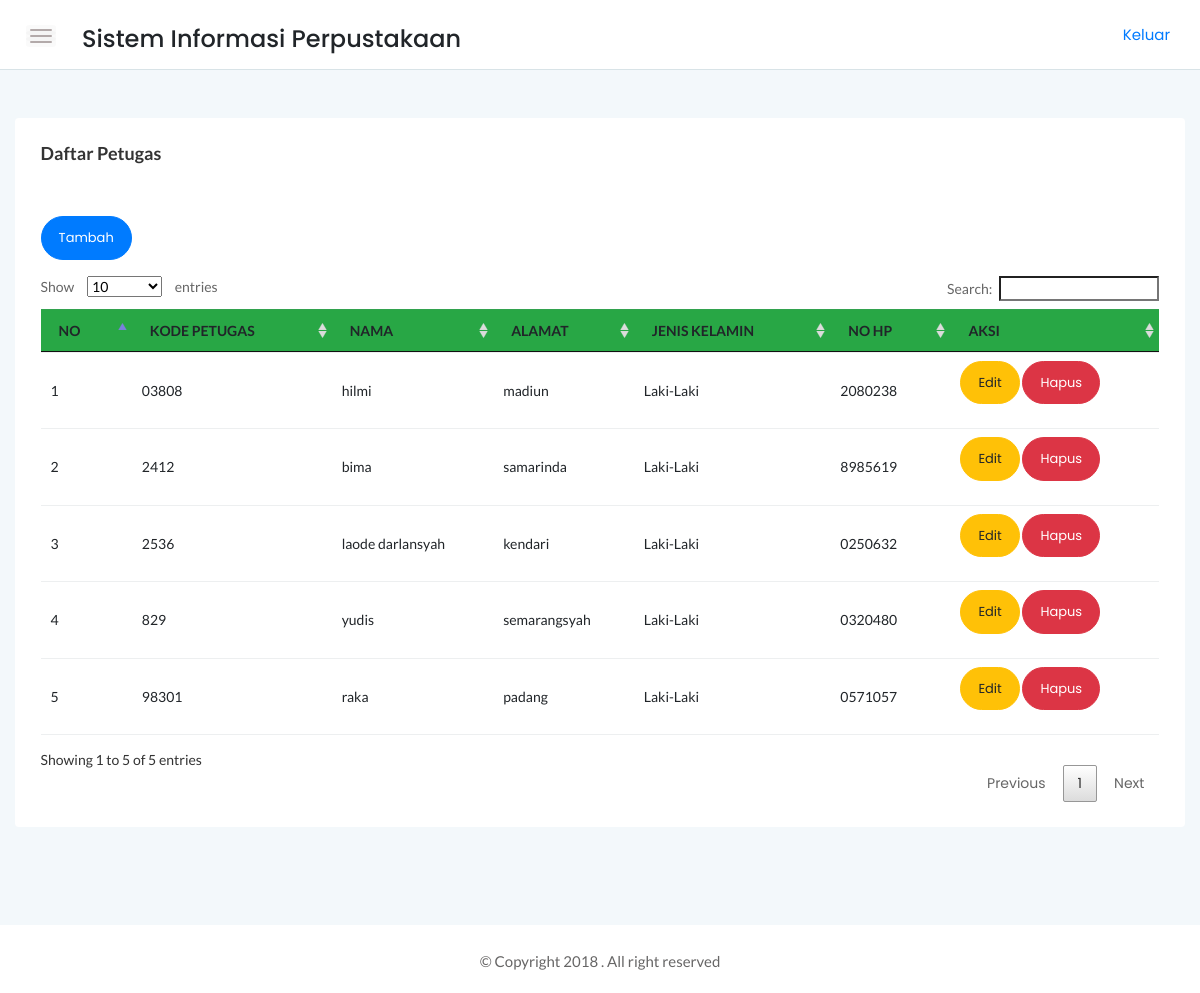
Page /srtdash/app/petugas/petugas.php (signed in) on the committed database.
### tables this page shows
CREATE TABLE `petugas` (
  `kode_petugas` char(20) NOT NULL,
  `nama` varchar(50) NOT NULL,
  `alamat` varchar(100) NOT NULL,
  `jl` enum('Laki-Laki','Perempuan') NOT NULL,
  `no_hp` char(13) NOT NULL,
  `user` varchar(20) NOT NULL,
  `pass` varchar(255) NOT NULL
);

### srtdash/function/functions.php (called while the page is built, shortened)
<?php
$link = mysqli_connect("localhost","root","", "perpustakaan");
function tampil($query){
global $link;
$result = mysqli_query($link,$query);
while ($row = mysqli_fetch_assoc($result)){
    $rows[] = $row;
}
return $rows;
}
?>

### srtdash/app/petugas/petugas.php (the view, shortened to what this page needs)
<?php
require '../../function/functions.php';
$petugas = tampil("SELECT * FROM petugas");
$no = 1;
?>
<!DOCTYPE html>
<html>
    <head>
        <link rel="stylesheet" href="../../assets/css/bootstrap.min.css">
        <link rel="stylesheet" href="../../assets/css/font-awesome.min.css">
        <link rel="stylesheet" href="../../assets/css/themify-icons.css">
        <link rel="stylesheet" href="../../assets/css/metisMenu.css">
        <link rel="stylesheet" href="../../assets/css/owl.carousel.min.css">
        <link rel="stylesheet" href="../../assets/css/slicknav.min.css">
        <link rel="stylesheet" href="../../assets/css/typography.css">
        <link rel="stylesheet" href="../../assets/css/default-css.css">
        <link rel="stylesheet" href="../../assets/css/styles.css">
        <link rel="stylesheet" href="../../assets/css/responsive.css">
        <link rel="stylesheet" href="../../assets/datatabel/DataTables-1.10.18/css/jquery.dataTables.css">
        <link rel="stylesheet" href="../../assets/datatabel/DataTables-1.10.18/css/dataTables.bootstrap.css">
    </head>
    <body>
    <div class="page-container">
        <div class="main-content">
            <div class="header-area">
                <div class="row align-items-center">
                    <div class="col-md-6 col-sm-8 clearfix">
                        <div class="nav-btn pull-left">
                            <span></span>
                            <span></span>
                            <span></span>
                        </div>
                        <div class="nav-btn pull-left">
                            <h4>Sistem Informasi Perpustakaan</h4>
                        </div>
                    </div>
                    <div class="col-md-6 col-sm-4 clearfix">
                            <ul class="notification-area pull-right">
                                <p><a href="../logout/logout.php">Keluar</a></p>
                            </ul>
                        </div>
                </div>
            </div>
       <div class="main-content-inner">
                <div class="sales-report-area mt-5 mb-5">
                   <div class="card">
                   <div class="card-body">
                   <h4 class="header-title mb-0">Daftar Petugas</h4>
                   </div>
                            <div class="card-body">
                                <a class="btn btn-rounded btn-primary mb-3" href="tambah.php">Tambah</a>
                <table id="myTable" width="100%">
                <thead class="text-uppercase bg-success">
            <tr>
                <th>No</th>
                <th>Kode Petugas</th>
                <th>Nama</th>
                <th>Alamat</th>
                <th>Jenis Kelamin</th>
                <th>No HP</th>
                <th>Aksi</th>
            </tr>
            </thead>
            <tbody>
            <?php
            foreach ($petugas as $row) :
            ?>
            <tr>
                <td><?= $no++;?></td>
                <td><?= $row['kode_petugas'];?></td>
                <td><?= $row['nama'];?></td>
                <td><?= $row['alamat'];?></td>
                <td><?= $row['jl'];?></td>
                <td><?= $row['no_hp'];?></td>
                <td><a class="btn btn-rounded btn-warning mb-3" href="edit.php?kode=<?=$row['kode_petugas'];?>">Edit</a>
                    <a class="btn btn-rounded btn-danger mb-3" href="hapus.php?kode=<?=$row['kode_petugas']; ?>" onclick="return confirm('Apakah Data Ingin Dihapus?')">Hapus</a></td>
            </tr>
            <?php
        endforeach;
            ?>
            </tbody>
        </table>
           </div>
                     </div>
                </div>
            </div>
        </div>
        <footer>
            <div class="footer-area">
                <p>© Copyright 2018 . All right reserved</p>
            </div>
        </footer>
    </div>
</body>
</html>

### srtdash/assets/css/typography.css (style rules this page uses)
body { font-size: 14px; font-family: 'Lato', sans-serif; }
h1, h2, h3, h4, h5, h6 { margin: 0; font-family: 'Poppins', sans-serif; }
p { font-family: 'Lato', sans-serif; font-size: 15px; line-height: 26px; color: #444; margin-bottom: 0; }
a, a:visited { text-decoration: none; transition: all 0.3s ease-in-out; -webkit-transition: all 0.3s ease-in-out; -moz-transition: all 0.3s ease-in-out; -o-transition: all 0.3s ease-in-out; outline: 0; font-family: 'Poppins', sans-serif; }
p a, p a:visited { line-height: inherit; outline: 0; }
ul, ol { margin-bottom: 0px; margin-top: 0px; padding: 0; }
ul { margin: 0; list-style-type: none; }

### srtdash/assets/css/default-css.css (style rules this page uses)
* { margin: 0; padding: 0; box-sizing: border-box; }
*, *:before, *:after { -moz-box-sizing: border-box; -webkit-box-sizing: border-box; box-sizing: border-box; }
html { -webkit-font-smoothing: antialiased; }
body { background: #fff; font-weight: normal; -webkit-font-smoothing: antialiased; -webkit-text-size-adjust: 100%; }
:root { --primary-color: #4336FB; }

### srtdash/assets/css/styles.css (style rules this page uses)
.page-container { width: 100%; height: 100%; min-height: 100vh; padding-left: 280px; -webkit-transition: padding-left 0.3s ease 0s; transition: padding-left 0.3s ease 0s; }
.card { border: none; border-radius: 4px; background-color: #fff; -webkit-transition: all 0.3s ease 0s; transition: all 0.3s ease 0s; }
.card-body { padding: 25.6px; padding: 1.6rem; }
.main-content { width: 100%; background: #F3F8FB; }
.main-content-inner { padding: 0 30px 50px; }
.header-area { padding: 15px 30px; background: #fff; border-bottom: 1px solid #d8e3e7; }
.nav-btn { margin-right: 30px; margin-top: 10px; cursor: pointer; }
.nav-btn span { display: block; width: 22px; height: 2px; background: #b3aaaa; margin: 4px 0; border-radius: 15px; -webkit-transition: all 0.3s ease 0s; transition: all 0.3s ease 0s; box-shadow: 0 0 0 4px rgba(99, 96, 96, 0.03); }
.notification-area { -webkit-user-select: none; -moz-user-select: none; -ms-user-select: none; user-select: none; position: relative; z-index: 1; }
.header-title { font-family: 'Lato', sans-serif; font-size: 18px; font-weight: 600; letter-spacing: 0; color: #333; text-transform: capitalize; margin-bottom: 17px; }
.footer-area { text-align: center; padding: 23px 0 19px; background: #fff; }
.footer-area p { color: #676666; margin-bottom: 0; }
.btn { padding: 11px 17px; font-size: 13px; letter-spacing: 0; }
.btn-rounded { border-radius: 50px; }
table tr th { border-bottom: none; }
table tr th, table tr td { border-top: 1px solid rgba(120, 130, 140, 0.13) !important; }
table.dataTable.no-footer { border-bottom: 1px solid rgba(120, 130, 140, 0.13) !important; }
table.dataTable thead th, table.dataTable thead td { border-bottom-color: transparent; }

### srtdash/assets/css/responsive.css (style rules this page uses)
@media (min-width: 1200px) and (max-width: 1364px) { .main-content-inner { padding: 0 15px 50px; } }
@media (min-width: 1200px) and (max-width: 1364px) { .page-container, .sbar_collapsed.page-container { padding-left: 0; } }

### rows in the picture
petugas: kode_petugas "03808", nama "hilmi", alamat "madiun", jl "Laki-Laki", no_hp "2080238"
petugas: kode_petugas "2412", nama "bima", alamat "samarinda", jl "Laki-Laki", no_hp "8985619"
petugas: kode_petugas "2536", nama "laode darlansyah", alamat "kendari", jl "Laki-Laki", no_hp "0250632"
petugas: kode_petugas "829", nama "yudis", alamat "semarangsyah", jl "Laki-Laki", no_hp "0320480"
petugas: kode_petugas "98301", nama "raka", alamat "padang", jl "Laki-Laki", no_hp "0571057"
